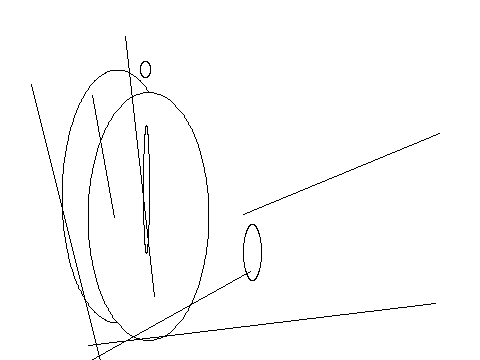

Here is the Python script that generated this plot:
from PIL import Image, ImageDraw
image1 = Image.new('RGB', (480, 360), '#ffffff')
draw = ImageDraw.Draw(image1)
c=[412,449,359,15]
draw.ellipse(c,'#ffffff','#000000')
c=[457,89,324,299]
draw.ellipse(c,'#ffffff','#000000')
c=[62,70,173,323]
draw.ellipse(c,'#ffffff','#000000')
c=[401,123,337,298]
draw.ellipse(c,'#ffffff','#000000')
c=[242,270,96,49]
draw.ellipse(c,'#ffffff','#000000')
c=[88,92,209,340]
draw.ellipse(c,'#ffffff','#000000')
c=[168,186,291,137]
draw.ellipse(c,'#ffffff','#000000')
c=[359,396,182,341]
draw.ellipse(c,'#ffffff','#000000')
c=[243,224,261,280]
draw.ellipse(c,'#ffffff','#000000')
c=[143,125,149,253]
draw.ellipse(c,'#ffffff','#000000')
c=[140,61,150,78]
draw.ellipse(c,'#ffffff','#000000')
l=[114,417,31,84]
draw.line(l,'#000000')
l=[92,95,114,217]
draw.line(l,'#000000')
l=[435,303,88,345]
draw.line(l,'#000000')
l=[439,133,243,214]
draw.line(l,'#000000')
l=[10,405,250,271]
draw.line(l,'#000000')
l=[125,36,154,296]
draw.line(l,'#000000')
image1.save('Artist6.png')